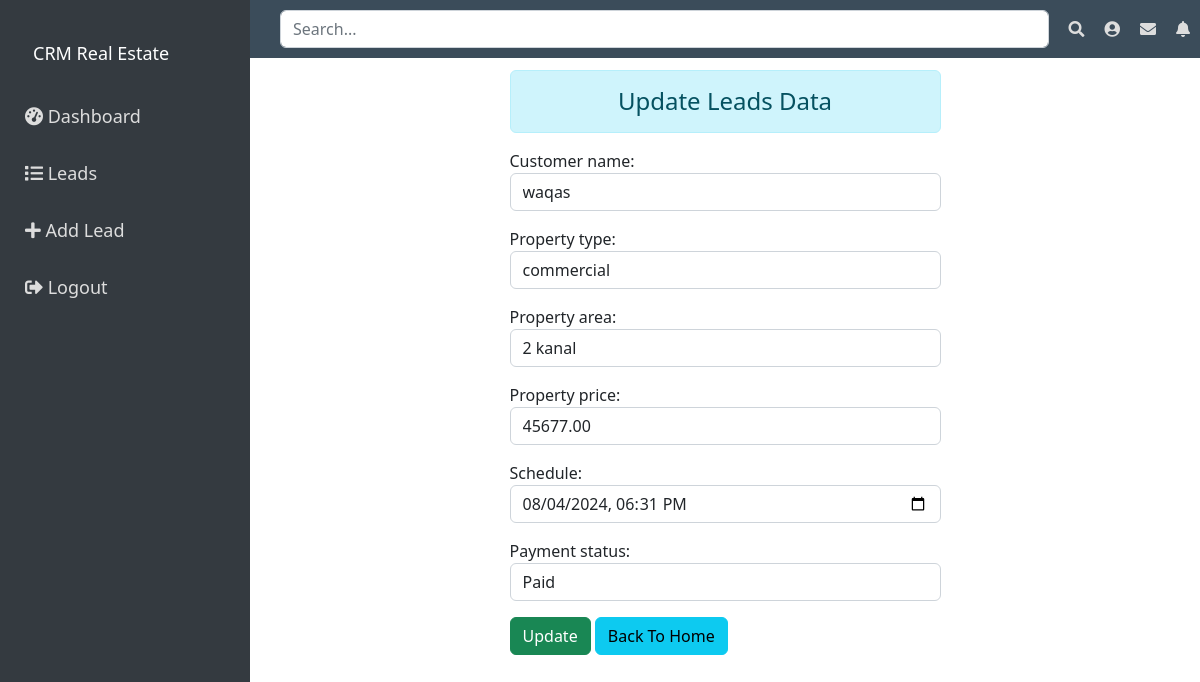
Screenshot of /3/ with the database file from the repository.
### recordLead/models.py (models this page shows, shortened)
class Lead(models.Model):
    PAYMENT_STATUS_CHOICES = [
        ('paid', 'Paid'),
        ('pending', 'Pending'),
    ]
    customer_name = models.CharField(max_length=255)
    property_type = models.CharField(max_length=255)
    property_area = models.CharField(max_length=255)
    property_price = models.DecimalField(max_digits=10, decimal_places=2)
    schedule = models.DateTimeField()
    payment_status = models.CharField(max_length=7, choices=PAYMENT_STATUS_CHOICES, default='pending')

### recordLead/views.py (the view)
# urls.py: path('<int:id>/', views.update_Lead, name='updateLead'),
def update_Lead(request,id):
    if request.method == 'POST':
         pi = Lead.objects.get(pk=id)
         fm = LeadRegistration(request.POST, instance=pi)
         if fm.is_valid():
              fm.save()
    else:
        pi = Lead.objects.get(pk=id)
        fm = LeadRegistration(instance=pi)
    return render(request, 'recordLead/update.html', {'form':fm})

### recordLead/forms.py
class LeadRegistration(forms.ModelForm):
    class Meta:
        model = Lead
        fields = ['customer_name', 'property_type', 'property_area', 'property_price', 'schedule', 'payment_status']
        widgets = {
            'customer_name': forms.TextInput(attrs={'class': 'form-control'}),
            'property_type': forms.TextInput(attrs={'class': 'form-control'}),
            'property_area': forms.TextInput(attrs={'class': 'form-control'}),
            'property_price': forms.NumberInput(attrs={'class': 'form-control'}),
            'schedule': forms.DateTimeInput(attrs={'type': 'datetime-local', 'class': 'form-control'}),
            'payment_status': forms.Select(choices=Lead.PAYMENT_STATUS_CHOICES, attrs={'class': 'form-control'}),
        }

### recordLead/templates/recordLead/update.html (shortened to what this page needs)
{%extends 'recordLead/base.html'%}
{% block content%}
<div class="container centered-form">
    <div class="row justify-content-center">
        <div class="col-sm-6">
            <h4 class="text-center alert alert-info">Update Leads Data</h4>
            <form action="" method="POST">
                {{ form.as_p }}
                <input type="submit" class="btn btn-success btn-block" value="Update">
                <a href="{% url 'showLead'%}" class="btn btn-info">Back To Home</a>
            </form>
        </div>
    </div>
</div>
{% endblock content%}

### recordLead/templates/recordLead/base.html (style rules this page uses)
body { display: flex; }

### rows the page displays
Lead: customer_name "waqas", property_type "commercial", property_area "2 kanal", property_price "45677.00", schedule "08/04/2024 18:31", payment_status "Paid"
